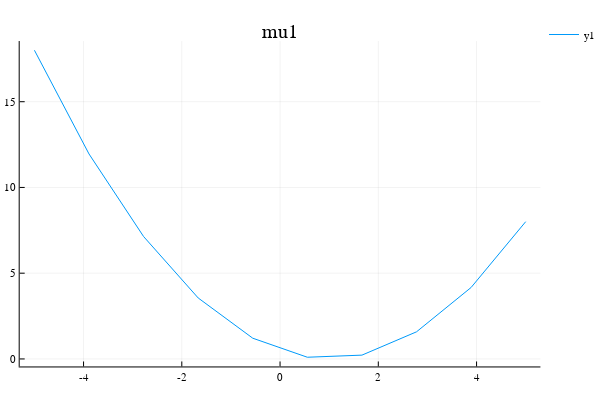
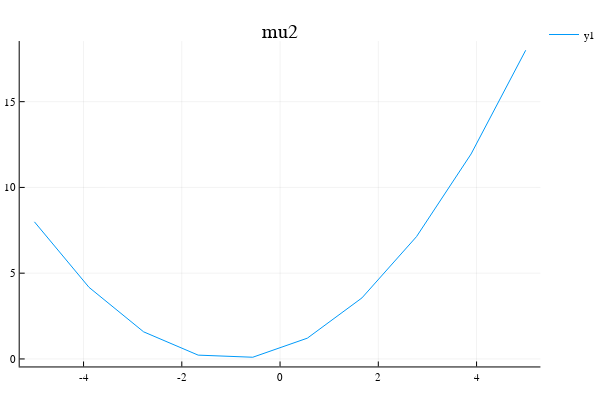

Here is the notebook cell these charts were saved with, in order:
### Markdown cell above
### C. Slices

Slices of the objective function around a certain parameter value using the function smm_slices(sMMProblem::SMMProblem, paramValues::Vector, nbPoints::Int64; showPlots::Bool = true)

### Code cell
Plots.plotlyjs()
@time listPlots = smm_slices(myProblem, minimizer, 10)

### Figure 1 — Plotly figure (JSON) as saved in the notebook; plotly's stock layout.template omitted (floating-point values rounded to 4 significant figures)
{"data": [{"colorbar": {"title": ""}, "hoverinfo": "text", "legendgroup": "y1", "line": {"color": "rgba(0, 154, 250, 1.000)", "dash": "solid", "shape": "linear", "width": 1}, "mode": "lines", "name": "y1", "showlegend": true, "text": [null, null, null, null, null, null, null, null, null, null], "type": "scatter", "x": [-5, -3.889, -2.778, -1.667, -0.5556, 0.5556, 1.667, 2.778, 3.889, 5], "xaxis": "x1", "y": [18.0, 11.95, 7.137, 3.556, 1.209, 0.09874, 0.2217, 1.581, 4.168, 8.004], "yaxis": "y1"}], "layout": {"annotations": [{"font": {"color": "rgba(0, 0, 0, 1.000)", "family": "sans-serif", "size": 20}, "rotation": 0, "showarrow": false, "text": "mu1", "x": 0.5148, "xanchor": "center", "xref": "paper", "y": 1, "yanchor": "top", "yref": "paper"}], "height": 400, "legend": {"bgcolor": "rgba(255, 255, 255, 1.000)", "bordercolor": "rgba(0, 0, 0, 1.000)", "font": {"color": "rgba(0, 0, 0, 1.000)", "family": "sans-serif", "size": 11}, "tracegroupgap": 0, "x": 1, "y": 1}, "margin": {"b": 20, "l": 0, "r": 0, "t": 20}, "paper_bgcolor": "rgba(255, 255, 255, 1.000)", "plot_bgcolor": "rgba(255, 255, 255, 1.000)", "showlegend": true, "width": 600, "xaxis": {"anchor": "y1", "domain": [0.03619, 0.9934], "gridcolor": "rgba(0, 0, 0, 0.100)", "gridwidth": 0.5, "linecolor": "rgba(0, 0, 0, 1.000)", "mirror": false, "range": [-5.3, 5.3], "showgrid": true, "showline": true, "showticklabels": true, "tickangle": 0, "tickcolor": "rgb(0, 0, 0)", "tickfont": {"color": "rgba(0, 0, 0, 1.000)", "family": "sans-serif", "size": 11}, "tickmode": "array", "ticks": "inside", "ticktext": ["-4", "-2", "0", "2", "4"], "tickvals": [-4, -2, 0, 2, 4], "title": "", "titlefont": {"color": "rgba(0, 0, 0, 1.000)", "family": "sans-serif", "size": 15}, "type": "-", "visible": true, "zeroline": false, "zerolinecolor": "rgba(0, 0, 0, 1.000)"}, "yaxis": {"anchor": "x1", "domain": [0.03762, 0.9415], "gridcolor": "rgba(0, 0, 0, 0.100)", "gridwidth": 0.5, "linecolor": "rgba(0, 0, 0, 1.000)", "mirror": false, "range": [-0.4383, 18.54], "showgrid": true, "showline": true, "showticklabels": true, "tickangle": 0, "tickcolor": "rgb(0, 0, 0)", "tickfont": {"color": "rgba(0, 0, 0, 1.000)", "family": "sans-serif", "size": 11}, "tickmode": "array", "ticks": "inside", "ticktext": ["0", "5", "10", "15"], "tickvals": [0, 5, 10, 15], "title": "", "titlefont": {"color": "rgba(0, 0, 0, 1.000)", "family": "sans-serif", "size": 15}, "type": "-", "visible": true, "zeroline": false, "zerolinecolor": "rgba(0, 0, 0, 1.000)"}}}

### Figure 2 — Plotly figure (JSON) as saved in the notebook; plotly's stock layout.template omitted (floating-point values rounded to 4 significant figures)
{"data": [{"colorbar": {"title": ""}, "hoverinfo": "text", "legendgroup": "y1", "line": {"color": "rgba(0, 154, 250, 1.000)", "dash": "solid", "shape": "linear", "width": 1}, "mode": "lines", "name": "y1", "showlegend": true, "text": [null, null, null, null, null, null, null, null, null, null], "type": "scatter", "x": [-5, -3.889, -2.778, -1.667, -0.5556, 0.5556, 1.667, 2.778, 3.889, 5], "xaxis": "x1", "y": [7.993, 4.174, 1.581, 0.2216, 0.09862, 1.211, 3.558, 7.132, 11.95, 18.0], "yaxis": "y1"}], "layout": {"annotations": [{"font": {"color": "rgba(0, 0, 0, 1.000)", "family": "sans-serif", "size": 20}, "rotation": 0, "showarrow": false, "text": "mu2", "x": 0.5148, "xanchor": "center", "xref": "paper", "y": 1, "yanchor": "top", "yref": "paper"}], "height": 400, "legend": {"bgcolor": "rgba(255, 255, 255, 1.000)", "bordercolor": "rgba(0, 0, 0, 1.000)", "font": {"color": "rgba(0, 0, 0, 1.000)", "family": "sans-serif", "size": 11}, "tracegroupgap": 0, "x": 1, "y": 1}, "margin": {"b": 20, "l": 0, "r": 0, "t": 20}, "paper_bgcolor": "rgba(255, 255, 255, 1.000)", "plot_bgcolor": "rgba(255, 255, 255, 1.000)", "showlegend": true, "width": 600, "xaxis": {"anchor": "y1", "domain": [0.03619, 0.9934], "gridcolor": "rgba(0, 0, 0, 0.100)", "gridwidth": 0.5, "linecolor": "rgba(0, 0, 0, 1.000)", "mirror": false, "range": [-5.3, 5.3], "showgrid": true, "showline": true, "showticklabels": true, "tickangle": 0, "tickcolor": "rgb(0, 0, 0)", "tickfont": {"color": "rgba(0, 0, 0, 1.000)", "family": "sans-serif", "size": 11}, "tickmode": "array", "ticks": "inside", "ticktext": ["-4", "-2", "0", "2", "4"], "tickvals": [-4, -2, 0, 2, 4], "title": "", "titlefont": {"color": "rgba(0, 0, 0, 1.000)", "family": "sans-serif", "size": 15}, "type": "-", "visible": true, "zeroline": false, "zerolinecolor": "rgba(0, 0, 0, 1.000)"}, "yaxis": {"anchor": "x1", "domain": [0.03762, 0.9415], "gridcolor": "rgba(0, 0, 0, 0.100)", "gridwidth": 0.5, "linecolor": "rgba(0, 0, 0, 1.000)", "mirror": false, "range": [-0.4383, 18.53], "showgrid": true, "showline": true, "showticklabels": true, "tickangle": 0, "tickcolor": "rgb(0, 0, 0)", "tickfont": {"color": "rgba(0, 0, 0, 1.000)", "family": "sans-serif", "size": 11}, "tickmode": "array", "ticks": "inside", "ticktext": ["0", "5", "10", "15"], "tickvals": [0, 5, 10, 15], "title": "", "titlefont": {"color": "rgba(0, 0, 0, 1.000)", "family": "sans-serif", "size": 15}, "type": "-", "visible": true, "zeroline": false, "zerolinecolor": "rgba(0, 0, 0, 1.000)"}}}
